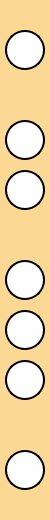
       <widget class="QWidget" name="LeftMenuWidget" native="true">
        <property name="sizePolicy">
         <sizepolicy hsizetype="Fixed" vsizetype="Preferred">
          <horstretch>0</horstretch>
          <verstretch>0</verstretch>
         </sizepolicy>
        </property>
        <property name="minimumSize">
         <size>
          <width>50</width>
          <height>0</height>
         </size>
        </property>
        <property name="maximumSize">
         <size>
          <width>50</width>
          <height>16777215</height>
         </size>
        </property>
        <property name="styleSheet">
         <string notr="true">background-color: rgba(251, 193, 86, 100)</string>
        </property>
        <property name="inputMethodHints">
         <set>Qt::ImhNone</set>
        </property>
        <layout class="QVBoxLayout" name="verticalLayout_10">
         <property name="spacing">
          <number>10</number>
         </property>
         <property name="leftMargin">
          <number>5</number>
         </property>
         <property name="topMargin">
          <number>10</number>
         </property>
         <property name="rightMargin">
          <number>5</number>
         </property>
         <property name="bottomMargin">
          <number>10</number>
         </property>
         <item>
          <widget class="QPushButton" name="home_btn">
           <property name="sizePolicy">
            <sizepolicy hsizetype="Fixed" vsizetype="Fixed">
             <horstretch>0</horstretch>
             <verstretch>0</verstretch>
            </sizepolicy>
           </property>
           <property name="minimumSize">
            <size>
             <width>40</width>
             <height>40</height>
            </size>
           </property>
           <property name="maximumSize">
            <size>
             <width>0</width>
             <height>0</height>
            </size>
           </property>
           <property name="font">
            <font>
             <pointsize>12</pointsize>
             <bold>true</bold>
            </font>
           </property>
           <property name="styleSheet">
            <string notr="true">QPushButton {
    background-color: white;
    border-radius: 20px;
    padding: 0;  /* Remove any padding */
    margin: 0;  /* Remove any margin */
	border: 2px solid black;
}

QPushButton:checked {
    background-color: #7895CB;
}</string>
           </property>
           <property name="text">
            <string/>
           </property>
           <property name="icon">
            <iconset resource="resources.qrc">
             <normaloff>:/icon/icons/house-64.ico</normaloff>:/icon/icons/house-64.ico</iconset>
           </property>
           <property name="iconSize">
            <size>
             <width>25</width>
             <height>25</height>
            </size>
           </property>
           <property name="checkable">
            <bool>true</bool>
           </property>
           <property name="checked">
            <bool>false</bool>
           </property>
           <property name="autoExclusive">
            <bool>true</bool>
           </property>
          </widget>
         </item>
         <item>
          <spacer name="verticalSpacer_4">
           <property name="orientation">
            <enum>Qt::Vertical</enum>
           </property>
           <property name="sizeHint" stdset="0">
            <size>
             <width>20</width>
             <height>40</height>
            </size>
           </property>
          </spacer>
         </item>
         <item>
          <widget class="QPushButton" name="urbanprofile_btn">
           <property name="sizePolicy">
            <sizepolicy hsizetype="Fixed" vsizetype="Fixed">
             <horstretch>0</horstretch>
             <verstretch>0</verstretch>
            </sizepolicy>
           </property>
           <property name="minimumSize">
            <size>
             <width>40</width>
             <height>40</height>
            </size>
           </property>
           <property name="maximumSize">
            <size>
             <width>0</width>
             <height>0</height>
            </size>
           </property>
           <property name="font">
            <font>
             <pointsize>12</pointsize>
             <bold>true</bold>
            </font>
           </property>
           <property name="acceptDrops">
            <bool>false</bool>
           </property>
           <property name="styleSheet">
            <string notr="true">QPushButton {
    background-color: white;
    border-radius: 20px;
	border: 2px solid black;

}

QPushButton:checked {
    background-color: #FFFDE968;
}</string>
           </property>
           <property name="text">
            <string/>
           </property>
           <property name="icon">
            <iconset resource="resources.qrc">
             <normaloff>:/icon/icons/city-building.ico</normaloff>:/icon/icons/city-building.ico</iconset>
           </property>
           <property name="iconSize">
            <size>
             <width>25</width>
             <height>25</height>
            </size>
           </property>
           <property name="checkable">
            <bool>true</bool>
           </property>
           <property name="autoExclusive">
            <bool>true</bool>
           </property>
           <property name="flat">
            <bool>false</bool>
           </property>
          </widget>
         </item>
         <item>
          <widget class="QPushButton" name="stormprofile_btn">
           <property name="sizePolicy">
            <sizepolicy hsizetype="Fixed" vsizetype="Fixed">
             <horstretch>0</horstretch>
             <verstretch>0</verstretch>
            </sizepolicy>
           </property>
           <property name="minimumSize">
            <size>
             <width>40</width>
             <height>40</height>
            </size>
           </property>
           <property name="maximumSize">
            <size>
             <width>0</width>
             <height>0</height>
            </size>
           </property>
           <property name="font">
            <font>
             <pointsize>12</pointsize>
             <bold>true</bold>
            </font>
           </property>
           <property name="styleSheet">
            <string notr="true">QPushButton {
    background-color: white;
    border-radius: 20px;
	border: 2px solid black;
}

QPushButton:checked {
    background-color: #FF71C7EC;
}</string>
           </property>
           <property name="text">
            <string/>
           </property>
           <property name="icon">
            <iconset resource="resources.qrc">
             <normaloff>:/icon/icons/manhole_cover-48_44623.png</normaloff>:/icon/icons/manhole_cover-48_44623.png</iconset>
           </property>
           <property name="iconSize">
            <size>
             <width>25</width>
             <height>25</height>
            </size>
           </property>
           <property name="checkable">
            <bool>true</bool>
           </property>
           <property name="autoExclusive">
            <bool>true</bool>
           </property>
          </widget>
         </item>
         <item>
          <spacer name="verticalSpacer_5">
           <property name="orientation">
            <enum>Qt::Vertical</enum>
           </property>
           <property name="sizeHint" stdset="0">
            <size>
             <width>20</width>
             <height>40</height>
            </size>
           </property>
          </spacer>
         </item>
         <item>
          <widget class="QPushButton" name="analysis_btn_">
           <property name="sizePolicy">
            <sizepolicy hsizetype="Fixed" vsizetype="Fixed">
             <horstretch>0</horstretch>
             <verstretch>0</verstretch>
            </sizepolicy>
           </property>
           <property name="minimumSize">
            <size>
             <width>40</width>
             <height>40</height>
            </size>
           </property>
           <property name="maximumSize">
            <size>
             <width>0</width>
             <height>0</height>
            </size>
           </property>
           <property name="font">
            <font>
             <pointsize>12</pointsize>
             <bold>true</bold>
            </font>
           </property>
           <property name="styleSheet">
            <string notr="true">QPushButton {
    background-color: white;
    border-radius: 20px;
	border: 2px solid black;
}

QPushButton:checked {
    background-color: #919191;

}</string>
           </property>
           <property name="text">
            <string/>
           </property>
           <property name="icon">
            <iconset resource="resources.qrc">
             <normaloff>:/icon/icons/icons8-settings.svg</normaloff>:/icon/icons/icons8-settings.svg</iconset>
           </property>
           <property name="iconSize">
            <size>
             <width>25</width>
             <height>25</height>
            </size>
           </property>
           <property name="checkable">
            <bool>true</bool>
           </property>
           <property name="checked">
            <bool>false</bool>
           </property>
           <property name="autoExclusive">
            <bool>true</bool>
           </property>
          </widget>
         </item>
         <item>
          <widget class="QPushButton" name="functional_btn">
           <property name="sizePolicy">
            <sizepolicy hsizetype="Fixed" vsizetype="Fixed">
             <horstretch>0</horstretch>
             <verstretch>0</verstretch>
            </sizepolicy>
           </property>
           <property name="minimumSize">
            <size>
             <width>40</width>
             <height>40</height>
            </size>
           </property>
           <property name="maximumSize">
            <size>
             <width>0</width>
             <height>0</height>
            </size>
           </property>
           <property name="font">
            <font>
             <pointsize>12</pointsize>
             <bold>true</bold>
            </font>
           </property>
           <property name="styleSheet">
            <string notr="true">QPushButton {
    background-color: white;
    border-radius: 20px;
	border: 2px solid black;
}

QPushButton:checked {
    background-color: #FFC1D0B5;

}</string>
           </property>
           <property name="text">
            <string/>
           </property>
           <property name="icon">
            <iconset resource="resources.qrc">
             <normaloff>:/icon/icons/settings-13-64.ico</normaloff>:/icon/icons/settings-13-64.ico</iconset>
           </property>
           <property name="iconSize">
            <size>
             <width>25</width>
             <height>25</height>
            </size>
           </property>
           <property name="checkable">
            <bool>true</bool>
           </property>
           <property name="checked">
            <bool>false</bool>
           </property>
           <property name="autoExclusive">
            <bool>true</bool>
           </property>
          </widget>
         </item>
         <item>
          <widget class="QPushButton" name="performance_btn">
           <property name="sizePolicy">
            <sizepolicy hsizetype="Fixed" vsizetype="Fixed">
             <horstretch>0</horstretch>
             <verstretch>0</verstretch>
            </sizepolicy>
           </property>
           <property name="minimumSize">
            <size>
             <width>40</width>
             <height>40</height>
            </size>
           </property>
           <property name="maximumSize">
            <size>
             <width>0</width>
             <height>0</height>
            </size>
           </property>
           <property name="font">
            <font>
             <pointsize>12</pointsize>
             <bold>true</bold>
            </font>
           </property>
           <property name="acceptDrops">
            <bool>true</bool>
           </property>
           <property name="styleSheet">
            <string notr="true">QPushButton {
    background-color: white;
    border-radius: 20px;
	border: 2px solid black;
}

QPushButton:checked {
    background-color: #FFFA9884;
}</string>
           </property>
           <property name="text">
            <string/>
           </property>
           <property name="icon">
            <iconset resource="resources.qrc">
             <normaloff>:/icon/icons/rain-64.ico</normaloff>:/icon/icons/rain-64.ico</iconset>
           </property>
           <property name="iconSize">
            <size>
             <width>25</width>
             <height>25</height>
            </size>
           </property>
           <property name="checkable">
            <bool>true</bool>
           </property>
           <property name="autoExclusive">
            <bool>true</bool>
           </property>
          </widget>
         </item>
         <item>
          <spacer name="verticalSpacer_7">
           <property name="orientation">
            <enum>Qt::Vertical</enum>
           </property>
           <property name="sizeHint" stdset="0">
            <size>
             <width>20</width>
             <height>40</height>
            </size>
           </property>
          </spacer>
         </item>
         <item>
          <widget class="QPushButton" name="dashboard_btn">
           <property name="sizePolicy">
            <sizepolicy hsizetype="Fixed" vsizetype="Fixed">
             <horstretch>0</horstretch>
             <verstretch>0</verstretch>
            </sizepolicy>
           </property>
           <property name="minimumSize">
            <size>
             <width>40</width>
             <height>40</height>
            </size>
           </property>
           <property name="maximumSize">
            <size>
             <width>0</width>
             <height>0</height>
            </size>
           </property>
           <property name="font">
            <font>
             <pointsize>12</pointsize>
             <bold>true</bold>
            </font>
           </property>
           <property name="acceptDrops">
            <bool>true</bool>
           </property>
           <property name="styleSheet">
            <string notr="true">QPushButton {
    background-color: white;
    border-radius: 20px;
	border: 2px solid black;
}

QPushButton:checked {
    background-color: #FF569DAA;
}</string>
           </property>
           <property name="text">
            <string/>
           </property>
           <property name="icon">
            <iconset resource="resources.qrc">
             <normaloff>:/icon/icons/dashboard-64.ico</normaloff>:/icon/icons/dashboard-64.ico</iconset>
           </property>
           <property name="iconSize">
            <size>
             <width>25</width>
             <height>25</height>
            </size>
           </property>
           <property name="checkable">
            <bool>true</bool>
           </property>
           <property name="autoExclusive">
            <bool>true</bool>
           </property>
          </widget>
         </item>
         <item>
          <spacer name="verticalSpacer">
           <property name="orientation">
            <enum>Qt::Vertical</enum>
           </property>
           <property name="sizeHint" stdset="0">
            <size>
             <width>20</width>
             <height>40</height>
            </size>
           </property>
          </spacer>
         </item>
        </layout>
       </widget>
